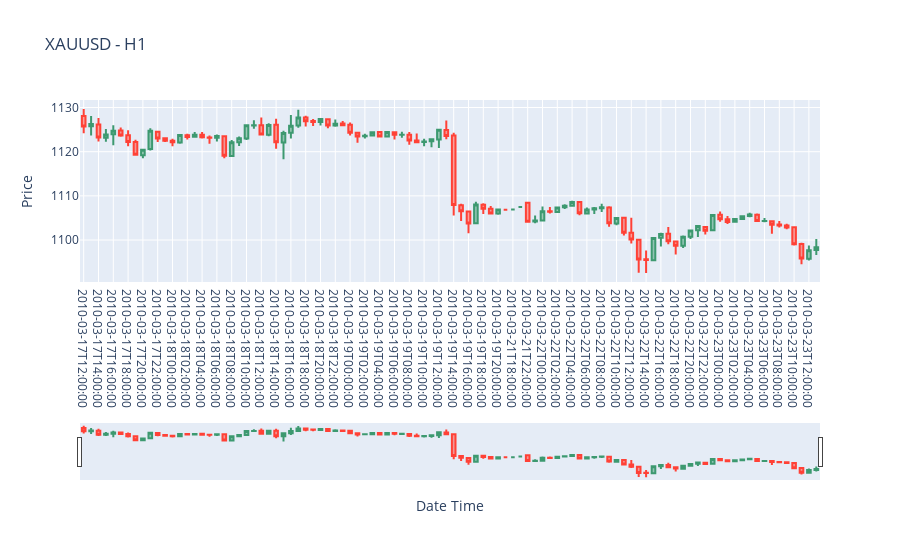

Here is the notebook cell this chart was saved with:
### Code cell
is_sell = np.where(buy_sell == -1)[0]

i = 4
plot_data(xau.iloc[is_sell[i]-50:is_sell[i]+50])
